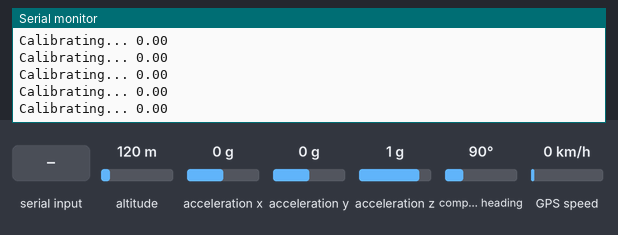
The sketch below on a simulated ESP32. Shown: the last lines printed to the serial monitor. Wiring (inferred from the names in the program): MPU-6050 motion sensor at I2C address 0x68. Inputs (shaded band) come from the test bench; at power-on: altitude 120 m, acceleration x 0 g, acceleration y 0 g, acceleration z 1 g, compass heading 90°, GPS speed 0 km/h. The GPS gets a fix after 3 s at 37.7749, -122.4194 with 8 satellites; nothing arrives over Bluetooth unless stated.

Above: at 1.2 s.
1.3 s: altitude set to 20 m
At 5.21 s:
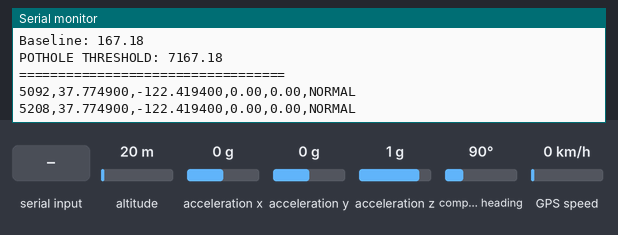
5.4 s: acceleration x set to -1.4 g
At 5.42 s:
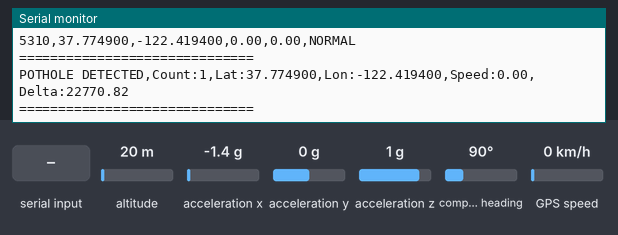
6.9 s: "1" received over the second serial link
8.4 s: acceleration y set to -1.4 g
At 8.53 s:
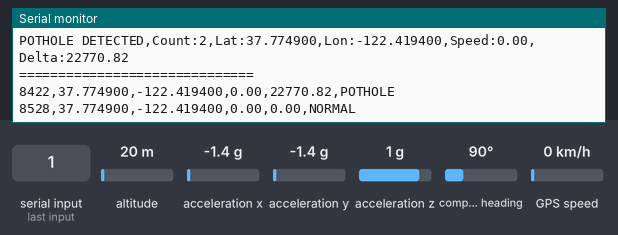
9.9 s: "0" received over the second serial link
At 10.59 s:
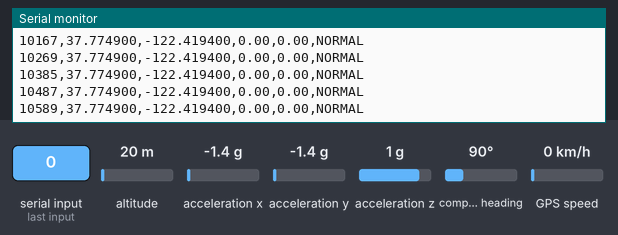
11.4 s: acceleration z set to -1.4 g
At 11.53 s:
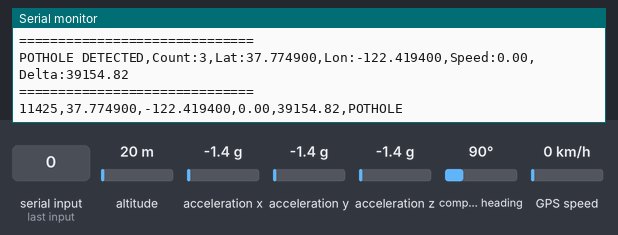
Timing chart, 0 to 13.9 s (numbered marks = the images above; inputs shaded):
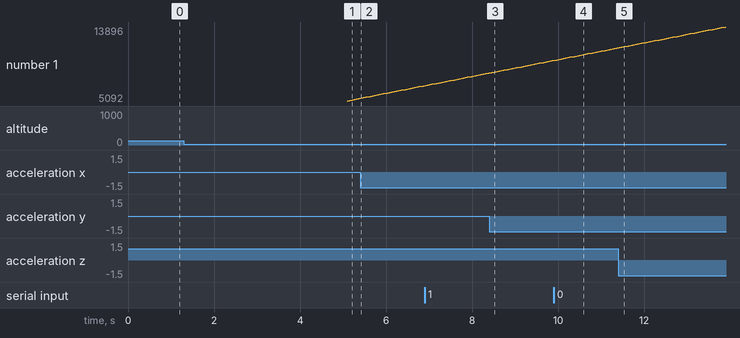

Measured:
- after the input at 1.3 s, the serial monitor: prints a new line after 3.9 s (image 1)
- after the input at 5.4 s, the serial monitor: prints a new line at once (image 2)
- after the input at 8.4 s, the serial monitor: prints a new line at once (image 3)
- after the input at 9.9 s, the serial monitor: prints a new line after 0.69 s (image 4)
- after the input at 11.4 s, the serial monitor: prints a new line at once (image 5)
- plotted number 1: 5310 → 6860 after the input at 5.4 s, 8312 → 9863 after the input at 8.4 s, 11299 → 13896 after the input at 11.4 s

The sketch:

pothole.ino
```cpp
#include <Wire.h>
#include <TinyGPS++.h>
#include "BluetoothSerial.h"

BluetoothSerial SerialBT;
TinyGPSPlus gps;

HardwareSerial gpsSerial(2);

#define RXD2 16
#define TXD2 17

const int MPU = 0x68;

// Accelerometer values
int16_t AcX, AcY, AcZ;

// Previous values
int16_t prevX = 0;
int16_t prevY = 0;
int16_t prevZ = 0;

// Delta variables
float vibrationDelta = 0;
float effectiveDelta = 0;

// Calibration
float baseline = 0;
float calibrationSum = 0;
int calibrationSamples = 0;

bool calibrated = false;
unsigned long calibrationStart;

// POTHOLE PARAMETERS
const float POTHOLE_THRESHOLD = 7000;

// To avoid multiple detections for same pothole
unsigned long lastPotholeTime = 0;
const int potholeCooldown = 1500; // milliseconds

// Counter
int potholeCount = 0;

void setup() {

  Serial.begin(115200);

  SerialBT.begin("PotholeSense_ESP32");

  Wire.begin(21, 22);

  gpsSerial.begin(9600, SERIAL_8N1, RXD2, TXD2);

  // Wake MPU6050
  Wire.beginTransmission(MPU);
  Wire.write(0x6B);
  Wire.write(0);
  Wire.endTransmission(true);

  Serial.println("==================================");
  Serial.println("POTHOLE DETECTION SYSTEM STARTED");
  Serial.println("CALIBRATING FOR 5 SECONDS...");
  Serial.println("Keep vehicle stationary or");
  Serial.println("drive on smooth road.");
  Serial.println("==================================");

  SerialBT.println("SYSTEM STARTED");

  calibrationStart = millis();
}

void loop() {

  // ---------------- GPS ----------------

  while (gpsSerial.available()) {
    gps.encode(gpsSerial.read());
  }

  // ---------------- MPU6050 ----------------

  Wire.beginTransmission(MPU);
  Wire.write(0x3B);
  Wire.endTransmission(false);

  Wire.requestFrom(MPU, 6, true);

  AcX = Wire.read() << 8 | Wire.read();
  AcY = Wire.read() << 8 | Wire.read();
  AcZ = Wire.read() << 8 | Wire.read();

  // ---------------- DELTA CALCULATION ----------------

  float dx = abs(AcX - prevX);
  float dy = abs(AcY - prevY);
  float dz = abs(AcZ - prevZ);

  vibrationDelta = sqrt(dx * dx + dy * dy + dz * dz);

  prevX = AcX;
  prevY = AcY;
  prevZ = AcZ;

  // ---------------- CALIBRATION ----------------

  if (!calibrated) {

    calibrationSum += vibrationDelta;
    calibrationSamples++;

    Serial.print("Calibrating... ");
    Serial.println(vibrationDelta);

    if (millis() - calibrationStart >= 5000) {

      baseline = calibrationSum / calibrationSamples;

      calibrated = true;

      Serial.println("\n==================================");
      Serial.println("CALIBRATION COMPLETE");
      Serial.print("Baseline: ");
      Serial.println(baseline);

      Serial.print("POTHOLE THRESHOLD: ");
      Serial.println(baseline + POTHOLE_THRESHOLD);

      Serial.println("==================================");

      SerialBT.println("CALIBRATION COMPLETE");
    }

    delay(50);
    return;
  }

  // ---------------- EFFECTIVE DELTA ----------------

  effectiveDelta = vibrationDelta - baseline;

  if (effectiveDelta < 0)
    effectiveDelta = 0;

  // ---------------- GPS DATA ----------------

  double lat = gps.location.lat();
  double lon = gps.location.lng();
  double speedKmph = gps.speed.kmph();

  // ---------------- POTHOLE DETECTION ----------------

  bool potholeDetected = false;

  if (
      effectiveDelta > POTHOLE_THRESHOLD &&
      millis() - lastPotholeTime > potholeCooldown
     )
  {

    potholeDetected = true;

    potholeCount++;

    lastPotholeTime = millis();

    // ---------------- POTHOLE EVENT OUTPUT ----------------

    String potholeEvent = "";

    potholeEvent += "POTHOLE DETECTED,";

    potholeEvent += "Count:";
    potholeEvent += String(potholeCount);
    potholeEvent += ",";

    potholeEvent += "Lat:";
    potholeEvent += String(lat, 6);
    potholeEvent += ",";

    potholeEvent += "Lon:";
    potholeEvent += String(lon, 6);
    potholeEvent += ",";

    potholeEvent += "Speed:";
    potholeEvent += String(speedKmph, 2);
    potholeEvent += ",";

    potholeEvent += "Delta:";
    potholeEvent += String(effectiveDelta, 2);

    Serial.println("\n==============================");
    Serial.println(potholeEvent);
    Serial.println("==============================");

    SerialBT.println(potholeEvent);
  }

  // ---------------- LIVE STREAM DATA ----------------

  String liveData = "";

  liveData += String(millis());
  liveData += ",";

  liveData += String(lat, 6);
  liveData += ",";

  liveData += String(lon, 6);
  liveData += ",";

  liveData += String(speedKmph, 2);
  liveData += ",";

  liveData += String(effectiveDelta, 2);
  liveData += ",";

  if (potholeDetected)
    liveData += "POTHOLE";
  else
    liveData += "NORMAL";

  // Serial Monitor
  Serial.println(liveData);

  // Bluetooth
  SerialBT.println(liveData);

  delay(100);
}
```
